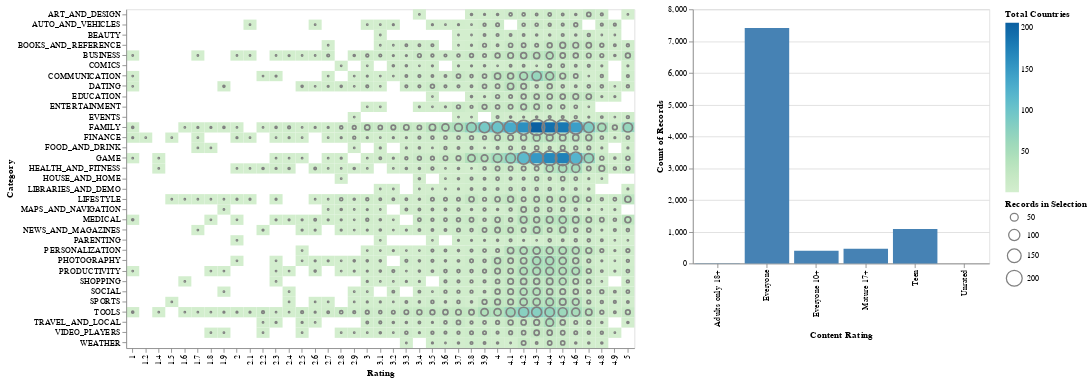

The notebook cell saved with this chart:
### Code cell
bars = alt.Chart(google_PS_df).mark_bar().encode(
    x = 'Content Rating:N',
    y = 'count():Q'
).properties(width=350)

bars = alt.Chart(google_PS_df).mark_bar().encode(
    x = 'Content Rating:N',
    y = 'count()',
    color = alt.condition(selected_CR, alt.ColorValue("steelblue"), alt.ColorValue("grey"))
).properties(
    width=350
).add_selection(selected_CR)

heatmap + circles | bars

### Figure 1 — Vega specification as saved in the notebook (floating-point values rounded to 4 significant figures; data arrays with more than 128 entries replaced by an {"elided": "..."} marker saying what was removed)
{"$schema": "https://vega.github.io/schema/vega/v5.json", "data": [{"name": "param_11_store"}, {"name": "source_0", "values": {"elided": "9360 records"}}, {"name": "data_0", "values": {"elided": "768 records"}}, {"name": "data_1", "source": "source_0", "transform": [{"type": "filter", "expr": "!length(data(\"param_11_store\")) || vlSelectionTest(\"param_11_store\", datum)"}, {"type": "aggregate", "groupby": ["Rating", "Category"], "fields": [null], "ops": ["count"], "as": ["__count"]}, {"type": "project", "fields": ["Category", "Rating", "__count"]}]}, {"name": "data_2", "values": [{"Content Rating": "Everyone", "__count": 7414}, {"Content Rating": "Teen", "__count": 1084}, {"Content Rating": "Everyone 10+", "__count": 397}, {"Content Rating": "Mature 17+", "__count": 461}, {"Content Rating": "Adults only 18+", "__count": 3}, {"Content Rating": "Unrated", "__count": 1}]}, {"name": "data_0_color_domain___count", "values": [{"min": 1, "max": 206}]}, {"name": "data_1_size_domain___count", "source": "data_1", "transform": [{"type": "formula", "expr": "+datum['__count']", "as": "__count"}, {"type": "aggregate", "groupby": [], "fields": ["__count", "__count"], "ops": ["min", "max"], "as": ["min", "max"]}]}, {"name": "data_0_concat_0_x_domain_Rating_0", "values": [{"Rating": 4.1}, {"Rating": 3.9}, {"Rating": 4.7}, {"Rating": 4.5}, {"Rating": 4.3}, {"Rating": 4.4}, {"Rating": 3.8}, {"Rating": 4.2}, {"Rating": 4.6}, {"Rating": 4.0}, {"Rating": 4.8}, {"Rating": 4.9}, {"Rating": 3.6}, {"Rating": 3.7}, {"Rating": 3.2}, {"Rating": 3.3}, {"Rating": 3.4}, {"Rating": 3.5}, {"Rating": 3.1}, {"Rating": 5.0}, {"Rating": 2.6}, {"Rating": 3.0}, {"Rating": 1.9}, {"Rating": 2.5}, {"Rating": 2.8}, {"Rating": 2.7}, {"Rating": 1.0}, {"Rating": 2.9}, {"Rating": 2.3}, {"Rating": 2.2}, {"Rating": 1.7}, {"Rating": 2.0}, {"Rating": 1.8}, {"Rating": 2.4}, {"Rating": 1.6}, {"Rating": 2.1}, {"Rating": 1.4}, {"Rating": 1.5}, {"Rating": 1.2}]}, {"name": "data_1_concat_0_x_domain_Rating_1", "source": "data_1", "transform": [{"type": "aggregate", "groupby": ["Rating"], "fields": [], "ops": [], "as": []}, {"type": "formula", "expr": "datum['Rating']", "as": "sort_field"}, {"type": "project", "fields": ["Rating"]}]}, {"name": "data_0_concat_0_y_domain_Category_0", "values": [{"Category": "ART_AND_DESIGN"}, {"Category": "AUTO_AND_VEHICLES"}, {"Category": "BEAUTY"}, {"Category": "BOOKS_AND_REFERENCE"}, {"Category": "BUSINESS"}, {"Category": "COMICS"}, {"Category": "COMMUNICATION"}, {"Category": "DATING"}, {"Category": "EDUCATION"}, {"Category": "ENTERTAINMENT"}, {"Category": "EVENTS"}, {"Category": "FINANCE"}, {"Category": "FOOD_AND_DRINK"}, {"Category": "HEALTH_AND_FITNESS"}, {"Category": "HOUSE_AND_HOME"}, {"Category": "LIBRARIES_AND_DEMO"}, {"Category": "LIFESTYLE"}, {"Category": "GAME"}, {"Category": "FAMILY"}, {"Category": "MEDICAL"}, {"Category": "SOCIAL"}, {"Category": "SHOPPING"}, {"Category": "PHOTOGRAPHY"}, {"Category": "SPORTS"}, {"Category": "TRAVEL_AND_LOCAL"}, {"Category": "TOOLS"}, {"Category": "PERSONALIZATION"}, {"Category": "PRODUCTIVITY"}, {"Category": "PARENTING"}, {"Category": "WEATHER"}, {"Category": "VIDEO_PLAYERS"}, {"Category": "NEWS_AND_MAGAZINES"}, {"Category": "MAPS_AND_NAVIGATION"}]}, {"name": "data_1_concat_0_y_domain_Category_1", "source": "data_1", "transform": [{"type": "aggregate", "groupby": ["Category"], "fields": [], "ops": [], "as": []}, {"type": "formula", "expr": "datum['Category']", "as": "sort_field"}, {"type": "project", "fields": ["Category"]}]}, {"name": "data_2_view_9_x_domain_Content Rating", "values": [{"Content Rating": "Everyone"}, {"Content Rating": "Teen"}, {"Content Rating": "Everyone 10+"}, {"Content Rating": "Mature 17+"}, {"Content Rating": "Adults only 18+"}, {"Content Rating": "Unrated"}]}, {"name": "data_2_view_9_y_domain___count", "values": [{"min": 1, "max": 7414}]}], "signals": [{"name": "concat_0_width", "value": 600}, {"name": "concat_0_height", "value": 400}, {"name": "view_9_width", "value": 350}, {"name": "view_9_height", "value": 300}, {"name": "unit", "value": {}, "on": [{"events": "mousemove", "update": "isTuple(group()) ? group() : unit"}]}, {"name": "param_11", "update": "vlSelectionResolve(\"param_11_store\", \"union\", true, true)"}], "marks": [{"type": "group", "name": "concat_0_group", "encode": {"update": {"width": {"signal": "concat_0_width"}, "height": {"signal": "concat_0_height"}}}, "marks": [{"type": "rect", "name": "concat_0_layer_0_marks", "from": {"data": "data_0"}, "encode": {"update": {"fill": {"field": "__count", "scale": "color"}, "x": {"field": "Rating", "scale": "concat_0_x"}, "height": {"signal": "max(0.25, bandwidth('concat_0_y'))"}, "description": {"signal": "\"Rating: \" + (isValid(datum[\"Rating\"]) ? datum[\"Rating\"] : \"\"+datum[\"Rating\"]) + \"; Category: \" + (isValid(datum[\"Category\"]) ? datum[\"Category\"] : \"\"+datum[\"Category\"]) + \"; Count of Records: \" + (format(datum[\"__count\"], \"\")) + \"; Número de aplicaciones en la app: \" + (format(datum[\"__count\"], \"\"))"}, "width": {"signal": "max(0.25, bandwidth('concat_0_x'))"}, "y": {"field": "Category", "scale": "concat_0_y"}, "tooltip": {"signal": "format(datum[\"__count\"], \"\")"}}}, "style": ["rect"], "interactive": true}, {"type": "symbol", "name": "concat_0_layer_1_marks", "from": {"data": "data_1"}, "encode": {"update": {"stroke": {"value": "grey"}, "fill": {"value": "transparent"}, "tooltip": {"signal": "format(datum[\"__count\"], \"\")"}, "description": {"signal": "\"Rating: \" + (isValid(datum[\"Rating\"]) ? datum[\"Rating\"] : \"\"+datum[\"Rating\"]) + \"; Category: \" + (isValid(datum[\"Category\"]) ? datum[\"Category\"] : \"\"+datum[\"Category\"]) + \"; Count of Records: \" + (format(datum[\"__count\"], \"\")) + \"; Número de aplicaciones en la app: \" + (format(datum[\"__count\"], \"\"))"}, "ariaRoleDescription": {"value": "point"}, "x": {"field": "Rating", "scale": "concat_0_x", "band": 0.5}, "y": {"field": "Category", "scale": "concat_0_y", "band": 0.5}, "size": {"field": "__count", "scale": "size"}}}, "style": ["point"], "interactive": true}], "axes": [{"scale": "concat_0_x", "orient": "bottom", "title": "Rating", "labelAlign": "right", "grid": false, "labelAngle": 270, "labelBaseline": "middle", "zindex": 1}, {"scale": "concat_0_y", "orient": "left", "title": "Category", "grid": false, "zindex": 1}], "style": "cell"}, {"type": "group", "name": "view_9_group", "encode": {"update": {"width": {"signal": "view_9_width"}, "height": {"signal": "view_9_height"}}}, "signals": [{"name": "param_11_tuple", "on": [{"events": [{"source": "scope", "type": "click"}], "update": "datum && item().mark.marktype !== 'group' && indexof(item().mark.role, 'legend') < 0 ? {unit: \"view_9\", fields: param_11_tuple_fields, values: [(item().isVoronoi ? datum.datum : datum)[\"Content Rating\"]]} : null", "force": true}, {"events": [{"source": "view", "type": "dblclick"}], "update": "null"}]}, {"name": "param_11_tuple_fields", "value": [{"field": "Content Rating", "channel": "x", "type": "E"}]}, {"name": "param_11_toggle", "value": false, "on": [{"events": [{"source": "scope", "type": "click"}], "update": "event.shiftKey"}, {"events": [{"source": "view", "type": "dblclick"}], "update": "false"}]}, {"name": "param_11_modify", "on": [{"events": {"signal": "param_11_tuple"}, "update": "modify(\"param_11_store\", param_11_toggle ? null : param_11_tuple, param_11_toggle ? null : true, param_11_toggle ? param_11_tuple : null)"}]}], "marks": [{"type": "rect", "name": "view_9_marks", "from": {"data": "data_2"}, "encode": {"update": {"width": {"signal": "max(0.25, bandwidth('view_9_x'))"}, "y": {"field": "__count", "scale": "view_9_y"}, "x": {"field": "Content Rating", "scale": "view_9_x"}, "y2": {"value": 0, "scale": "view_9_y"}, "ariaRoleDescription": {"value": "bar"}, "description": {"signal": "\"Content Rating: \" + (isValid(datum[\"Content Rating\"]) ? datum[\"Content Rating\"] : \"\"+datum[\"Content Rating\"]) + \"; Count of Records: \" + (format(datum[\"__count\"], \"\"))"}, "fill": [{"value": "steelblue", "test": "!length(data(\"param_11_store\")) || vlSelectionTest(\"param_11_store\", datum)"}, {"value": "grey"}]}}, "interactive": true, "style": ["bar"]}], "axes": [{"scale": "view_9_y", "orient": "left", "zindex": 0, "gridScale": "view_9_x", "domain": false, "maxExtent": 0, "labels": false, "minExtent": 0, "grid": true, "aria": false, "ticks": false, "tickCount": {"signal": "ceil(view_9_height/40)"}}, {"scale": "view_9_x", "labelAngle": 270, "labelBaseline": "middle", "zindex": 0, "title": "Content Rating", "orient": "bottom", "labelAlign": "right", "grid": false}, {"scale": "view_9_y", "zindex": 0, "grid": false, "orient": "left", "labelOverlap": true, "title": "Count of Records", "tickCount": {"signal": "ceil(view_9_height/40)"}}], "style": "cell"}], "scales": [{"name": "color", "type": "linear", "domain": [{"signal": "(data(\"data_0_color_domain___count\")[0] || {}).min"}, {"signal": "(data(\"data_0_color_domain___count\")[0] || {}).max"}], "range": {"scheme": "greenblue"}, "zero": false, "interpolate": "hcl"}, {"name": "size", "type": "linear", "domain": [{"signal": "(data(\"data_1_size_domain___count\")[0] || {}).min"}, {"signal": "(data(\"data_1_size_domain___count\")[0] || {}).max"}], "range": [0, 361], "zero": true}, {"name": "concat_0_x", "type": "band", "domain": {"fields": [{"data": "data_0_concat_0_x_domain_Rating_0", "field": "Rating"}, {"data": "data_1_concat_0_x_domain_Rating_1", "field": "Rating"}], "sort": true}, "range": [0, {"signal": "concat_0_width"}], "paddingOuter": 0, "paddingInner": 0}, {"name": "concat_0_y", "type": "band", "domain": {"fields": [{"data": "data_0_concat_0_y_domain_Category_0", "field": "Category"}, {"data": "data_1_concat_0_y_domain_Category_1", "field": "Category"}], "sort": true}, "range": [0, {"signal": "concat_0_height"}], "paddingInner": 0, "paddingOuter": 0}, {"name": "view_9_x", "type": "band", "domain": {"data": "data_2_view_9_x_domain_Content Rating", "field": "Content Rating", "sort": true}, "range": [0, {"signal": "view_9_width"}], "paddingInner": 0.1, "paddingOuter": 0.05}, {"name": "view_9_y", "type": "linear", "domain": [{"signal": "(data(\"data_2_view_9_y_domain___count\")[0] || {}).min"}, {"signal": "(data(\"data_2_view_9_y_domain___count\")[0] || {}).max"}], "range": [{"signal": "view_9_height"}, 0], "nice": true, "zero": true}], "legends": [{"title": "Total Countries", "fill": "color", "gradientLength": {"signal": "clamp(concat_0_height, 64, 200)"}}, {"title": "Records in Selection", "size": "size", "symbolType": "circle", "encode": {"symbols": {"update": {"fill": {"value": "transparent"}, "stroke": {"value": "grey"}}}}}], "layout": {"padding": 20, "bounds": "full", "align": "each"}, "background": "white", "padding": 5}
